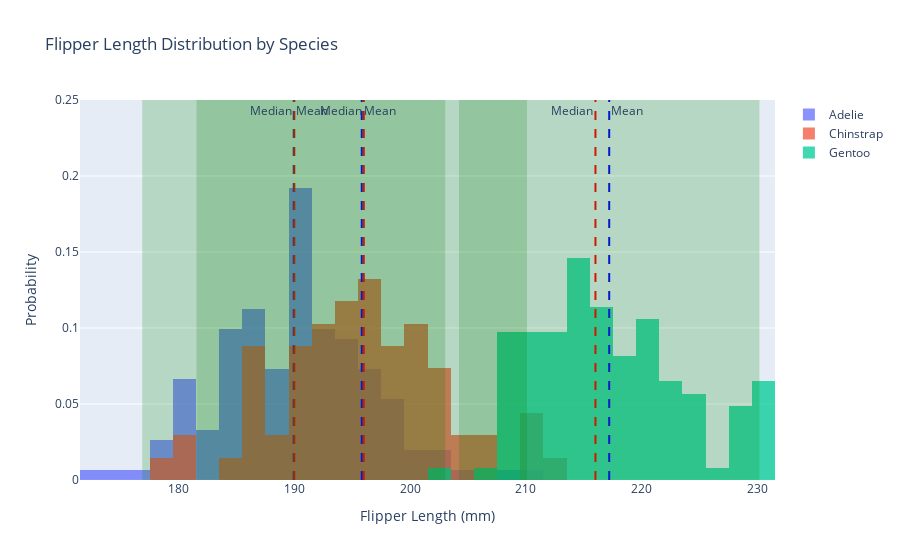

Notebook source saved alongside this figure:
### Markdown cell above
# Pre-lecture HW

# 1. (Histogram)

### Code cell
import pandas as pd
import plotly.express as px
import plotly.graph_objects as go

# Load the penguins dataset
url = "https://raw.githubusercontent.com/mwaskom/seaborn-data/master/penguins.csv"
penguins = pd.read_csv(url)

# Create a figure
fig = go.Figure()

# Loop through each species
for species in penguins['species'].unique():
    species_data = penguins[penguins['species'] == species]['flipper_length_mm']
    
    # Calculate statistics
    mean = species_data.mean()
    median = species_data.median()
    lower_2sd = mean - 2 * species_data.std()
    upper_2sd = mean + 2 * species_data.std()
    iqr = species_data.quantile(0.75) - species_data.quantile(0.25)

    # Histogram
    fig.add_trace(go.Histogram(
        x=species_data,
        name=species,
        opacity=0.75,
        histnorm='probability',
        nbinsx=20
    ))
    
    # Add lines for mean and median
    fig.add_vline(mean, line_width=2, line_dash="dash", line_color="blue", 
                  annotation_text="Mean", annotation_position="top right")
    fig.add_vline(median, line_width=2, line_dash="dash", line_color="red", 
                  annotation_text="Median", annotation_position="top left")
    
    # Add rectangles for 2 SDs
    fig.add_shape(type="rect",
                  x0=lower_2sd, x1=upper_2sd,
                  y0=0, y1=0.25,  # Adjust the height if needed
                  fillcolor="green", opacity=0.2, line_width=0)

# Update layout
fig.update_layout(
    title='Flipper Length Distribution by Species',
    xaxis_title='Flipper Length (mm)',
    yaxis_title='Probability',
    barmode='overlay'
)

# Show the plot
fig.show()

### Figure 1 — Plotly figure (JSON) as saved in the notebook; plotly's stock layout.template omitted (floating-point values rounded to 4 significant figures; data arrays with more than 128 entries replaced by an {"elided": "..."} marker saying what was removed)
{"data": [{"histnorm": "probability", "name": "Adelie", "nbinsx": 20, "opacity": 0.75, "type": "histogram", "x": {"elided": "152 int values"}}, {"histnorm": "probability", "name": "Chinstrap", "nbinsx": 20, "opacity": 0.75, "type": "histogram", "x": [192, 196, 193, 188, 197, 198, 178, 197, 195, 198, 193, 194, 185, 201, 190, 201, 197, 181, 190, 195, 181, 191, 187, 193, 195, 197, 200, 200, 191, 205, 187, 201, 187, 203, 195, 199, 195, 210, 192, 205, 210, 187, 196, 196, 196, 201, 190, 212, 187, 198, 199, 201, 193, 203, 187, 197, 191, 203, 202, 194, 206, 189, 195, 207, 202, 193, 210, 198]}, {"histnorm": "probability", "name": "Gentoo", "nbinsx": 20, "opacity": 0.75, "type": "histogram", "x": [211, 230, 210, 218, 215, 210, 211, 219, 209, 215, 214, 216, 214, 213, 210, 217, 210, 221, 209, 222, 218, 215, 213, 215, 215, 215, 216, 215, 210, 220, 222, 209, 207, 230, 220, 220, 213, 219, 208, 208, 208, 225, 210, 216, 222, 217, 210, 225, 213, 215, 210, 220, 210, 225, 217, 220, 208, 220, 208, 224, 208, 221, 214, 231, 219, 230, 214, 229, 220, 223, 216, 221, 221, 217, 216, 230, 209, 220, 215, 223, 212, 221, 212, 224, 212, 228, 218, 218, 212, 230, 218, 228, 212, 224, 214, 226, 216, 222, 203, 225, 219, 228, 215, 228, 216, 215, 210, 219, 208, 209, 216, 229, 213, 230, 217, 230, 217, 222, 214, null, 215, 222, 212, 213]}], "layout": {"annotations": [{"showarrow": false, "text": "Mean", "x": 190.0, "xanchor": "left", "xref": "x", "y": 1, "yanchor": "top", "yref": "y domain"}, {"showarrow": false, "text": "Median", "x": 190, "xanchor": "right", "xref": "x", "y": 1, "yanchor": "top", "yref": "y domain"}, {"showarrow": false, "text": "Mean", "x": 195.8, "xanchor": "left", "xref": "x", "y": 1, "yanchor": "top", "yref": "y domain"}, {"showarrow": false, "text": "Median", "x": 196, "xanchor": "right", "xref": "x", "y": 1, "yanchor": "top", "yref": "y domain"}, {"showarrow": false, "text": "Mean", "x": 217.2, "xanchor": "left", "xref": "x", "y": 1, "yanchor": "top", "yref": "y domain"}, {"showarrow": false, "text": "Median", "x": 216, "xanchor": "right", "xref": "x", "y": 1, "yanchor": "top", "yref": "y domain"}], "barmode": "overlay", "shapes": [{"line": {"color": "blue", "dash": "dash", "width": 2}, "type": "line", "x0": 190.0, "x1": 190.0, "xref": "x", "y0": 0, "y1": 1, "yref": "y domain"}, {"line": {"color": "red", "dash": "dash", "width": 2}, "type": "line", "x0": 190, "x1": 190, "xref": "x", "y0": 0, "y1": 1, "yref": "y domain"}, {"fillcolor": "green", "line": {"width": 0}, "opacity": 0.2, "type": "rect", "x0": 176.9, "x1": 203.0, "y0": 0, "y1": 0.25}, {"line": {"color": "blue", "dash": "dash", "width": 2}, "type": "line", "x0": 195.8, "x1": 195.8, "xref": "x", "y0": 0, "y1": 1, "yref": "y domain"}, {"line": {"color": "red", "dash": "dash", "width": 2}, "type": "line", "x0": 196, "x1": 196, "xref": "x", "y0": 0, "y1": 1, "yref": "y domain"}, {"fillcolor": "green", "line": {"width": 0}, "opacity": 0.2, "type": "rect", "x0": 181.6, "x1": 210.1, "y0": 0, "y1": 0.25}, {"line": {"color": "blue", "dash": "dash", "width": 2}, "type": "line", "x0": 217.2, "x1": 217.2, "xref": "x", "y0": 0, "y1": 1, "yref": "y domain"}, {"line": {"color": "red", "dash": "dash", "width": 2}, "type": "line", "x0": 216, "x1": 216, "xref": "x", "y0": 0, "y1": 1, "yref": "y domain"}, {"fillcolor": "green", "line": {"width": 0}, "opacity": 0.2, "type": "rect", "x0": 204.2, "x1": 230.2, "y0": 0, "y1": 0.25}], "title": {"text": "Flipper Length Distribution by Species"}, "xaxis": {"title": {"text": "Flipper Length (mm)"}}, "yaxis": {"title": {"text": "Probability"}}}}
